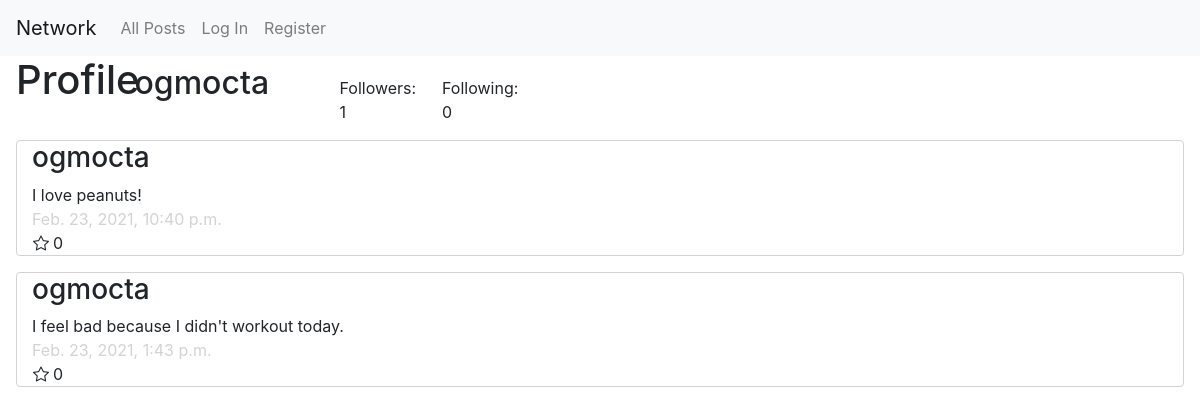
The page /1/ogmocta/profile on the database as committed earlier.
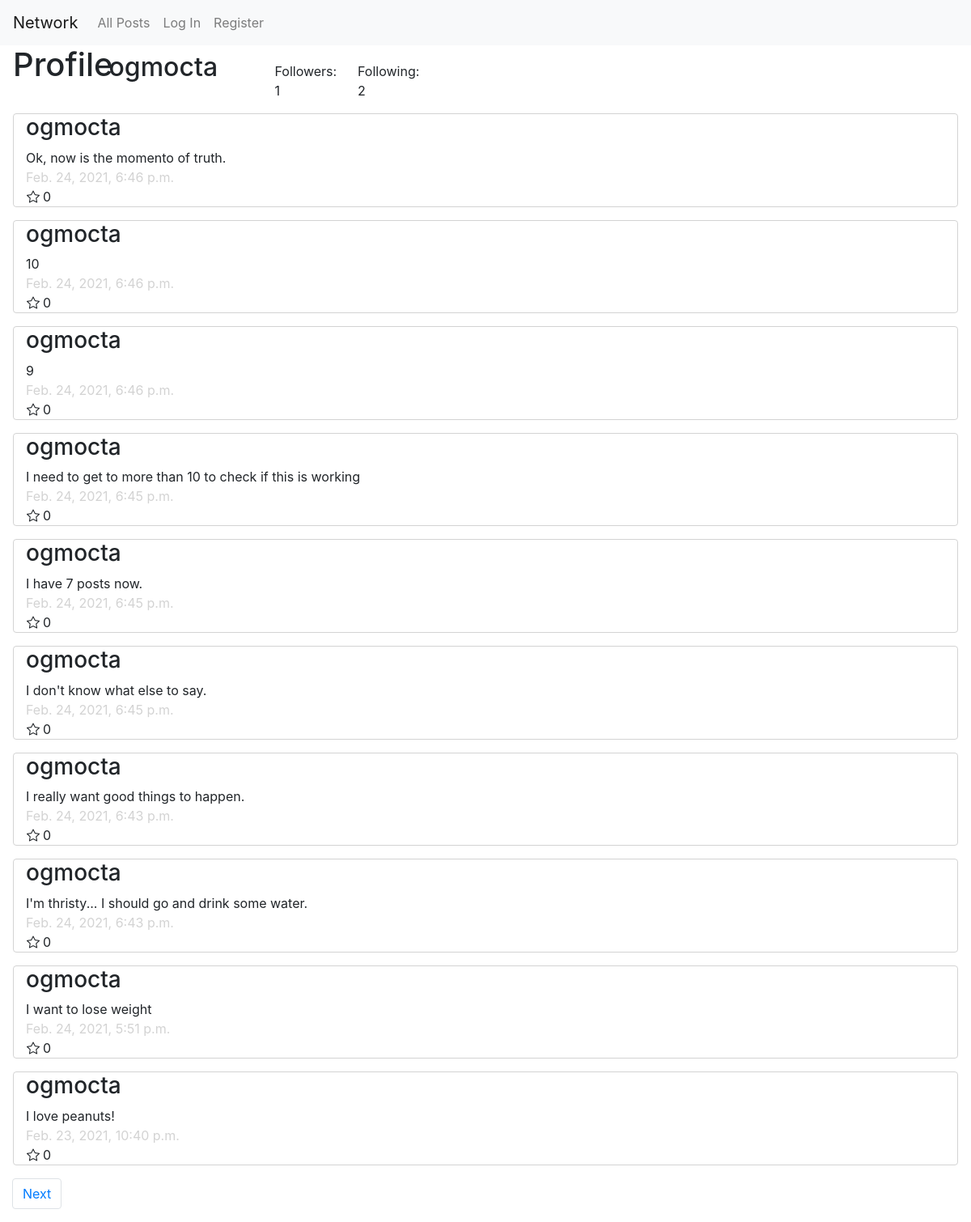
The same page on the database as committed later.
### network/models.py (models this page shows, shortened)
class User(AbstractUser):
    pass

class Post(models.Model):
    poster = models.ForeignKey(
        User, on_delete=models.CASCADE, related_name="my_posts")
    content = models.TextField()
    timestamp = models.DateTimeField(auto_now_add=True)
    likes = models.PositiveBigIntegerField(default=0)

### network/views.py (the view)
# urls.py: path("<int:page_num>/<str:username>/profile", views.profile, name="profile"),
def profile(request, username, page_num):
    user = User.objects.get(username=username)
    followers = Follow.objects.filter(following=user)
    following = Follow.objects.filter(follower=user)
    if (request.user.is_authenticated):
        if (Follow.objects.filter(follower=request.user, following=user).count() == 1):
            button = "unfollow"
        else:
            button = "follow"
    else:
        button = "follow"
    posts = user.my_posts.all()
    posts = posts.order_by("-timestamp").all()
    post_paginator = Paginator(posts, 10)
    page = post_paginator.get_page(page_num)
    return render(request, "network/profile.html", {
        "user_profile": user,
        "followers": len(followers),
        "following": len(following),
        "page": page,
        "button": button
    })

### network/templates/network/profile.html (shortened to what this page needs)
{% extends "network/layout.html" %}
{% load static %}
{% block body %}
<div id="follow" class="row bottom">
    <h1 class="ml-3 mb-1 col-1">Profile</h1>
    <h2 class="ml-3 col-2">{{user_profile.username}}</h2>
    <div class="col-1" id="followers" data-followers={{followers}}>Followers: {{followers}}</div>
    <div class="col-1">Following: {{following}}</div>
</div>
<div id="my-posts">
    {% for post in page.object_list %}
    <div class="container col-12">
        <h3>{{post.poster}}</h3>
        <div id="post{{post.id}}">{{post.content}}</div>
        <div class="timestamp">{{post.timestamp}}</div>
        <div class="row">
            <i class="bi bi-star ml-3 mr-1"></i>
            <div>{{post.likes}}</div>
        </div>
    </div>
    {% empty %}
    <div class="no-posts col-12">This user has no posts.</div>
    {% endfor %}
    <nav aria-label="Page navigation example" class="col-12">
        <ul class="pagination">
            {% if page.has_next %}
            <li class="page-item"><a class="page-link"
                    href="{% url 'profile' page.next_page_number user_profile.username %}">Next</a></li>
            {% endif %}
        </ul>
    </nav>
</div>
{% endblock %}

### network/templates/network/layout.html (shortened to what this page needs)
{% load static %}
<!DOCTYPE html>
<html lang="en">
<head>
    <link rel="stylesheet" href="https://stackpath.bootstrapcdn.com/bootstrap/4.4.1/css/bootstrap.min.css"
>
    <link rel="stylesheet" href="https://cdn.jsdelivr.net/npm/bootstrap-icons@1.4.0/font/bootstrap-icons.css">
    <link href="{% static 'network/styles.css' %}" rel="stylesheet">
</head>
<body>
    <nav class="navbar navbar-expand-lg navbar-light bg-light">
        <a class="navbar-brand" href="#">Network</a>
        <div>
            <ul class="navbar-nav mr-auto">
                <li class="nav-item">
                    <a class="nav-link" href="{% url 'index' %}">All Posts</a>
                </li>
                {% if user.is_authenticated %}
                <li class="nav-item">
                    <a class="nav-link" href="{% url 'following' 1 %}">Following</a>
                </li>
                <li class="nav-item">
                    <a class="nav-link" href="{% url 'logout' %}">Log Out</a>
                </li>
                {% else %}
                <li class="nav-item">
                    <a class="nav-link" href="{% url 'login' %}">Log In</a>
                </li>
                <li class="nav-item">
                    <a class="nav-link" href="{% url 'register' %}">Register</a>
                </li>
                {% endif %}
            </ul>
        </div>
    </nav>
    <div class="body">
        {% block body %}
        {% endblock %}
    </div>
</body>
</html>

### network/static/network/styles.css (style rules this page uses)
.container { border: 0.1rem; border-color: lightgray; border-style: solid; margin: 1rem; width: auto; border-radius: 4px; }
.timestamp { color: lightgray; }
.page-link { cursor: pointer; }
.bottom { align-items: baseline; }

Rows that differ between the two databases and show on the page:
no longer on this page (row unchanged): Post: poster "ogmocta", content "I feel bad because I didn't workout today.", timestamp "Feb. 23, 2021, 1:43 p.m.", likes "0"
added Post: poster "ogmocta", content "Ok, now is the momento of truth.", timestamp "Feb. 24, 2021, 6:46 p.m.", likes "0"
added Post: poster "ogmocta", content "10", timestamp "Feb. 24, 2021, 6:46 p.m.", likes "0"
added Post: poster "ogmocta", content "9", timestamp "Feb. 24, 2021, 6:46 p.m.", likes "0"
added Post: poster "ogmocta", content "I need to get to more than 10 to check if this is working", timestamp "Feb. 24, 2021, 6:45 p.m.", likes "0"
added Post: poster "ogmocta", content "I have 7 posts now.", timestamp "Feb. 24, 2021, 6:45 p.m.", likes "0"
added Post: poster "ogmocta", content "I don't know what else to say.", timestamp "Feb. 24, 2021, 6:45 p.m.", likes "0"
added Post: poster "ogmocta", content "I really want good things to happen.", timestamp "Feb. 24, 2021, 6:43 p.m.", likes "0"
added Post: poster "ogmocta", content "I'm thristy... I should go and drink some water.", timestamp "Feb. 24, 2021, 6:43 p.m.", likes "0"
added Post: poster "ogmocta", content "I want to lose weight", timestamp "Feb. 24, 2021, 5:51 p.m.", likes "0"
Other text that changed with them:
{{ following }}: "0" → "2"
text now shown: "Next"
